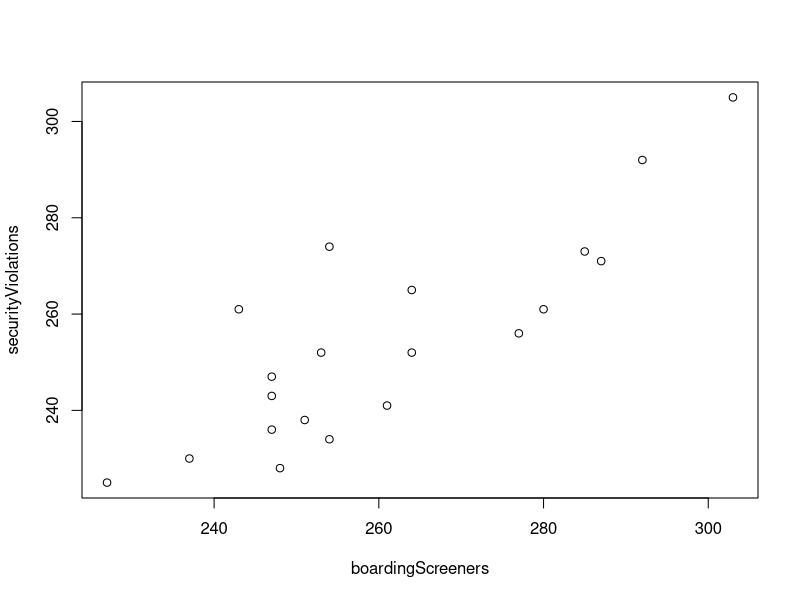
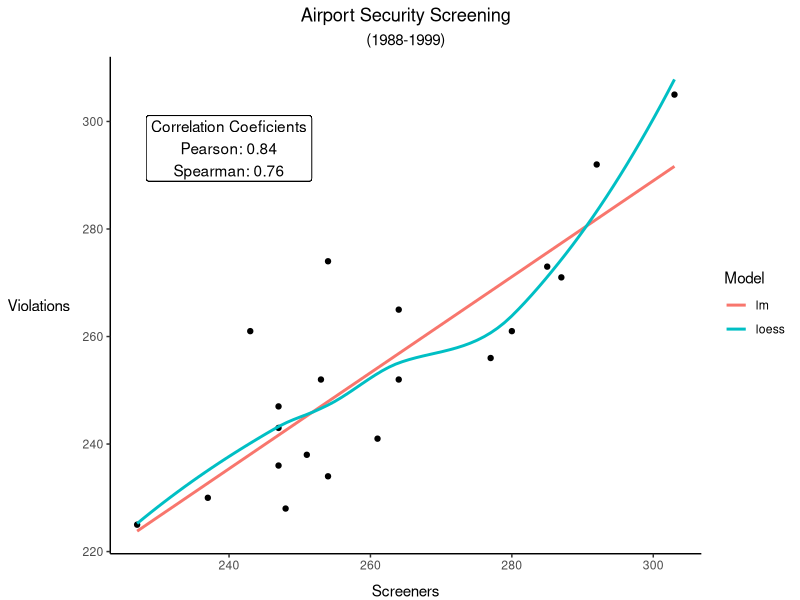

These figures' R source, in order:
## ---- chunk 1
env <- c("dplyr", "ggplot2", "glue")
lapply(env, library, character.only = 1)
## ---- chunk 2
boardingScreeners <- c(287,243,237,227,247,264,247,247,251,254,
                       277,303,285,254,280,264,261,292,248,253)
securityViolations <- c(271,261,230,225,236,252,243,247,238,274,
                        256,305,273,234,261,265,241,292,228,252)
secData <- tibble( boardingScreeners,securityViolations )
## ---- chunk 3
plot(secData)
## ---- chunk 4
corPearson <- cor.test(secData$boardingScreeners, secData$securityViolations,
                       method="pearson")
corPearson
## ---- chunk 5
corSpearman <- cor.test(secData$boardingScreeners, secData$securityViolations,
                        method="spearman")
corSpearman
## ---- chunk 6
# prep label
corLabel <- glue("
    Correlation Coeficients
    Pearson: {round(corPearson$estimate,2)}
    Spearman: {round(corSpearman$estimate,2)}
    ")
ggplot(secData, aes(boardingScreeners,securityViolations) ) +
    geom_point() +
    geom_smooth(method="lm", se=0, aes(colour="lm")) +
    geom_smooth(method="loess", se=0, aes(colour="loess")) +
    geom_label(label = corLabel, aes(240,295) ) +
    labs(title = "Airport Security Screening", subtitle = "(1988-1999)",
         x = "Screeners", y = "Violations  ", colour = "Model") +
    theme_classic() + 
    theme( plot.title = element_text(hjust=0.5),
           plot.subtitle = element_text(hjust=0.5),
           axis.title.x = element_text(vjust=-1),
           axis.title.y = element_text(angle = 0, vjust=0.5)
           )
